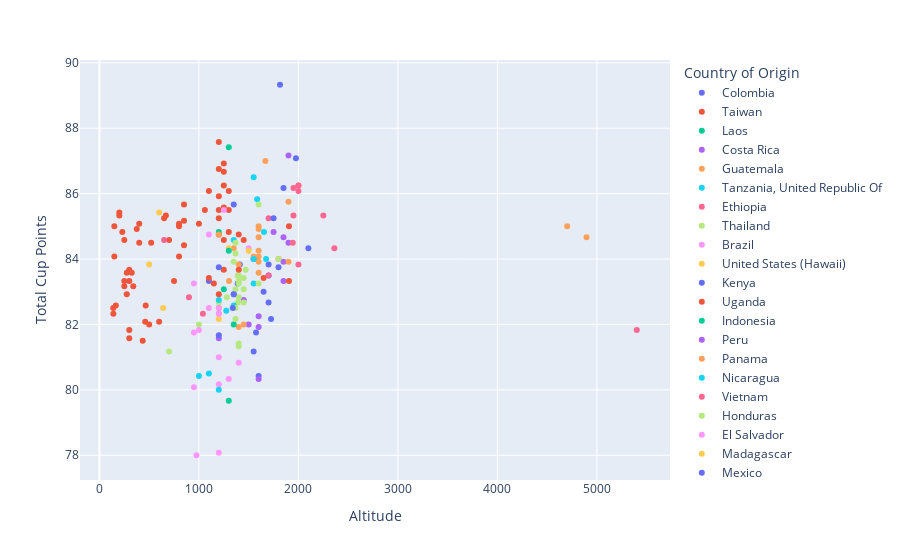

The cell this chart's notebook holds for it:
### Code cell
proc_method_altitude = px.scatter(
    df_coffee,
    x='Altitude',
    y='Total Cup Points',
    color='Country of Origin',
    # size='Total Cup Points',
    hover_data='Processing Method',
)

proc_method_altitude.show()

### Figure 1 — Plotly figure (JSON) as saved in the notebook; plotly's stock layout.template omitted (floating-point values rounded to 4 significant figures)
{"data": [{"customdata": [["Washed / Wet"], ["Pulped natural / Honey"], ["Washed / Wet"], ["Natural / Dry"], ["Washed / Wet"], ["Washed / Wet"], ["Washed / Wet"], ["Washed / Wet"], ["Pulped natural / Honey"], ["Natural / Dry"], ["Washed / Wet"], ["Washed / Wet"], ["Pulped natural / Honey"], ["Washed / Wet"], ["Washed / Wet"], ["Washed / Wet"], ["Washed / Wet"], ["Washed / Wet"], ["Washed / Wet"]], "hovertemplate": "Country of Origin=Colombia<br>Altitude=%{x}<br>Total Cup Points=%{y}<br>Processing Method=%{customdata[0]}<extra></extra>", "legendgroup": "Colombia", "marker": {"color": "#636efa", "symbol": "circle"}, "mode": "markers", "name": "Colombia", "orientation": "v", "showlegend": true, "type": "scatter", "x": [1815, 1975, 1850, 1350, 2100, 1550, 1411, 1700, 1800, null, 1700, 1100, 1390, 1650, 1350, 1700, 1574, 1550, 1600], "xaxis": "x", "y": [89.33, 87.08, 86.17, 85.67, 84.33, 84, 83.83, 83.83, 83.75, 83.67, 83.5, 83.33, 83.25, 83, 82.92, 82.67, 81.75, 81.17, 80.42], "yaxis": "y"}, {"customdata": [["Washed / Wet"], ["Washed / Wet"], ["Natural / Dry"], ["Washed / Wet"], ["Washed / Wet"], ["Pulped natural / Honey"], ["Natural / Dry"], ["Natural / Dry"], ["Natural / Dry"], ["Washed / Wet"], ["Natural / Dry"], ["Natural / Dry"], ["Natural / Dry"], ["Washed / Wet"], ["Washed / Wet"], ["Washed / Wet"], ["Washed / Wet"], ["Pulped natural / Honey"], ["Washed / Wet"], ["Natural / Dry"], ["Washed / Wet"], ["Washed / Wet"], ["Natural / Dry"], ["Natural / Dry"], ["Washed / Wet"], ["Natural / Dry"], ["Natural / Dry"], ["Washed / Wet"], ["Pulped natural / Honey"], ["Pulped natural / Honey"], ["Pulped natural / Honey"], ["Washed / Wet"], ["Natural / Dry"], ["Pulped natural / Honey"], ["Natural / Dry"], ["Washed / Wet"], ["Pulped natural / Honey"], ["Natural / Dry"], ["Washed / Wet"], ["Pulped natural / Honey"], ["Natural / Dry"], ["Pulped natural / Honey"], ["Washed / Wet"], ["Pulped natural / Honey"], ["Washed / Wet"], ["Washed / Wet"], ["Washed / Wet"], ["Natural / Dry"], ["Washed / Wet"], ["Pulped natural / Honey"], ["Natural / Dry"], ["Natural / Dry"], ["Washed / Wet"], ["Washed / Wet"], ["Natural / Dry"], ["Washed / Wet"], ["Pulped natural / Honey"], ["Washed / Wet"], ["Pulped natural / Honey"], ["Pulped natural / Honey"], ["Pulped natural / Honey"]], "hovertemplate": "Country of Origin=Taiwan<br>Altitude=%{x}<br>Total Cup Points=%{y}<br>Processing Method=%{customdata[0]}<extra></extra>", "legendgroup": "Taiwan", "marker": {"color": "#EF553B", "symbol": "circle"}, "mode": "markers", "name": "Taiwan", "orientation": "v", "showlegend": true, "type": "scatter", "x": [1200, 1250, 1200, 1250, 1250, 1100, 1300, 1200, 850, 1250, 1300, 1200, 1060, 200, 200, 668, 1200, 650, 850, 400, 1000, 800, 150, 800, 375, 230, 1300, 1400, 1200, 250, 700, 1250, 1450, 520, 400, 850, 150, 800, 1250, 300, 325, 275, 1100, 250, 300, 750, 1150, 250, 340, 275, 1200, 165, 465, 139, 140, 600, 460, 500, 300, 300, 435], "xaxis": "x", "y": [87.58, 86.92, 86.75, 86.67, 86.25, 86.08, 86.08, 85.92, 85.67, 85.58, 85.5, 85.5, 85.5, 85.42, 85.33, 85.33, 85.25, 85.25, 85.17, 85.08, 85.08, 85.08, 85, 85, 84.92, 84.83, 84.83, 84.75, 84.75, 84.58, 84.58, 84.58, 84.58, 84.5, 84.5, 84.42, 84.08, 84.08, 83.67, 83.67, 83.58, 83.58, 83.42, 83.33, 83.33, 83.33, 83.25, 83.17, 83.17, 82.92, 82.92, 82.58, 82.58, 82.5, 82.33, 82.08, 82.08, 82, 81.83, 81.58, 81.5], "yaxis": "y"}, {"customdata": [["Washed / Wet"], ["Natural / Dry"], ["Washed / Wet"]], "hovertemplate": "Country of Origin=Laos<br>Altitude=%{x}<br>Total Cup Points=%{y}<br>Processing Method=%{customdata[0]}<extra></extra>", "legendgroup": "Laos", "marker": {"color": "#00cc96", "symbol": "circle"}, "mode": "markers", "name": "Laos", "orientation": "v", "showlegend": true, "type": "scatter", "x": [1300, 1250, 1300], "xaxis": "x", "y": [87.42, 83.08, 79.67], "yaxis": "y"}, {"customdata": [["Washed / Wet"], ["Washed / Wet"], ["Washed / Wet"], ["Washed / Wet"], ["Washed / Wet"], ["Pulped natural / Honey"], ["Washed / Wet"], ["Washed / Wet"]], "hovertemplate": "Country of Origin=Costa Rica<br>Altitude=%{x}<br>Total Cup Points=%{y}<br>Processing Method=%{customdata[0]}<extra></extra>", "legendgroup": "Costa Rica", "marker": {"color": "#ab63fa", "symbol": "circle"}, "mode": "markers", "name": "Costa Rica", "orientation": "v", "showlegend": true, "type": "scatter", "x": [1900, 1850, 1900, 1850, 1850, 1450, 1500, 1200], "xaxis": "x", "y": [87.17, 84.67, 84.5, 83.92, 83.33, 82.75, 82, 81.58], "yaxis": "y"}, {"customdata": [["Washed / Wet"], ["Natural / Dry"], ["Natural / Dry"], ["Washed / Wet"], ["Washed / Wet"], ["Washed / Wet"], ["Washed / Wet"], ["Natural / Dry"], ["Washed / Wet"], ["Washed / Wet"], ["Washed / Wet"], ["Washed / Wet"], ["Washed / Wet"], ["Natural / Dry"], ["Washed / Wet"], ["Natural / Dry"], ["Washed / Wet"], ["Washed / Wet"], ["Washed / Wet"], ["Washed / Wet"], ["Washed / Wet"]], "hovertemplate": "Country of Origin=Guatemala<br>Altitude=%{x}<br>Total Cup Points=%{y}<br>Processing Method=%{customdata[0]}<extra></extra>", "legendgroup": "Guatemala", "marker": {"color": "#FFA15A", "symbol": "circle"}, "mode": "markers", "name": "Guatemala", "orientation": "v", "showlegend": true, "type": "scatter", "x": [1668, 2000, 1900, 1600, 4700, 1600, 1600, 4895, 1350, 1600, 1600, 1550, 1550, 1900, 1600, 1400, null, 1600, 1302.0, 1450, 1400], "xaxis": "x", "y": [87, 86.25, 85.75, 85, 85, 84.92, 84.67, 84.67, 84.33, 84.25, 84.08, 84.08, 84, 83.92, 83.92, 83.83, 83.83, 83.58, 83.33, 82, 81.92], "yaxis": "y"}, {"customdata": [["Washed / Wet"], ["Washed / Wet"], ["Washed / Wet"], ["Washed / Wet"], ["Washed / Wet"], ["Washed / Wet"]], "hovertemplate": "Country of Origin=Tanzania, United Republic Of<br>Altitude=%{x}<br>Total Cup Points=%{y}<br>Processing Method=%{customdata[0]}<extra></extra>", "legendgroup": "Tanzania, United Republic Of", "marker": {"color": "#19d3f3", "symbol": "circle"}, "mode": "markers", "name": "Tanzania, United Republic Of", "orientation": "v", "showlegend": true, "type": "scatter", "x": [1550, 1585, 1654, 1675, 1550, 1550], "xaxis": "x", "y": [86.5, 85.83, 84.83, 84, 84, 83.25], "yaxis": "y"}, {"customdata": [["Natural / Dry"], ["Natural / Dry"], ["Washed / Wet"], ["Washed / Wet"], ["Natural / Dry"], ["Washed / Wet"], ["Washed / Wet"], ["Natural / Dry"], ["Washed / Wet"], ["Washed / Wet"], ["Washed / Wet"]], "hovertemplate": "Country of Origin=Ethiopia<br>Altitude=%{x}<br>Total Cup Points=%{y}<br>Processing Method=%{customdata[0]}<extra></extra>", "legendgroup": "Ethiopia", "marker": {"color": "#FF6692", "symbol": "circle"}, "mode": "markers", "name": "Ethiopia", "orientation": "v", "showlegend": true, "type": "scatter", "x": [2000, 1950, 2000, 1950, 2250, 1700, 1943, 2361, 1800, 2000, 1700], "xaxis": "x", "y": [86.25, 86.17, 86.08, 85.33, 85.33, 85.25, 84.5, 84.33, 84, 83.83, 83.5], "yaxis": "y"}, {"customdata": [["Pulped natural / Honey"], ["Natural / Dry"], ["Washed / Wet"], ["Washed / Wet"], ["Washed / Wet"], ["Washed / Wet"], ["Washed / Wet"], ["Natural / Dry"], ["Washed / Wet"], ["Washed / Wet"], ["Natural / Dry"], ["Washed / Wet"]], "hovertemplate": "Country of Origin=Thailand<br>Altitude=%{x}<br>Total Cup Points=%{y}<br>Processing Method=%{customdata[0]}<extra></extra>", "legendgroup": "Thailand", "marker": {"color": "#B6E880", "symbol": "circle"}, "mode": "markers", "name": "Thailand", "orientation": "v", "showlegend": true, "type": "scatter", "x": [1600, 1350, 1390, 1450, 1400, 1400, 1390, 1200, 1000, 1400, 1400, 700], "xaxis": "x", "y": [85.67, 83.92, 83.5, 83.42, 83.33, 82.83, 82.67, 82.67, 82, 81.42, 81.33, 81.17], "yaxis": "y"}, {"customdata": [["Pulped natural / Honey"], ["Natural / Dry"], ["Natural / Dry"], ["Natural / Dry"], ["Pulped natural / Honey"], ["Natural / Dry"], ["Natural / Dry"], ["Natural / Dry"], ["Natural / Dry"], ["Washed / Wet"]], "hovertemplate": "Country of Origin=Brazil<br>Altitude=%{x}<br>Total Cup Points=%{y}<br>Processing Method=%{customdata[0]}<extra></extra>", "legendgroup": "Brazil", "marker": {"color": "#FF97FF", "symbol": "circle"}, "mode": "markers", "name": "Brazil", "orientation": "v", "showlegend": true, "type": "scatter", "x": [1250, 1100, 950, 1100, 1000, 950, 1200, 1200, 950, 975], "xaxis": "x", "y": [85.5, 84.75, 83.25, 82.5, 81.83, 81.75, 81, 80.17, 80.08, 78], "yaxis": "y"}, {"customdata": [["Washed / Wet"], ["Washed / Wet"], ["Washed / Wet"], ["Washed / Wet"], ["Washed / Wet"]], "hovertemplate": "Country of Origin=United States (Hawaii)<br>Altitude=%{x}<br>Total Cup Points=%{y}<br>Processing Method=%{customdata[0]}<extra></extra>", "legendgroup": "United States (Hawaii)", "marker": {"color": "#FECB52", "symbol": "circle"}, "mode": "markers", "name": "United States (Hawaii)", "orientation": "v", "showlegend": true, "type": "scatter", "x": [600, 1300, 500, 640, 1200], "xaxis": "x", "y": [85.42, 84.33, 83.83, 82.5, 82.17], "yaxis": "y"}, {"customdata": [["Washed / Wet"], ["Washed / Wet"]], "hovertemplate": "Country of Origin=Kenya<br>Altitude=%{x}<br>Total Cup Points=%{y}<br>Processing Method=%{customdata[0]}<extra></extra>", "legendgroup": "Kenya", "marker": {"color": "#636efa", "symbol": "circle"}, "mode": "markers", "name": "Kenya", "orientation": "v", "showlegend": true, "type": "scatter", "x": [1750, 1725], "xaxis": "x", "y": [85.25, 82.17], "yaxis": "y"}, {"customdata": [["Washed / Wet"], ["Washed / Wet"], ["Washed / Wet"]], "hovertemplate": "Country of Origin=Uganda<br>Altitude=%{x}<br>Total Cup Points=%{y}<br>Processing Method=%{customdata[0]}<extra></extra>", "legendgroup": "Uganda", "marker": {"color": "#EF553B", "symbol": "circle"}, "mode": "markers", "name": "Uganda", "orientation": "v", "showlegend": true, "type": "scatter", "x": [1905, 1650, 1905], "xaxis": "x", "y": [85, 83.42, 83.33], "yaxis": "y"}, {"customdata": [["Natural / Dry"], ["Washed / Wet"], ["Pulped natural / Honey"]], "hovertemplate": "Country of Origin=Indonesia<br>Altitude=%{x}<br>Total Cup Points=%{y}<br>Processing Method=%{customdata[0]}<extra></extra>", "legendgroup": "Indonesia", "marker": {"color": "#00cc96", "symbol": "circle"}, "mode": "markers", "name": "Indonesia", "orientation": "v", "showlegend": true, "type": "scatter", "x": [1200, 1300, 1350], "xaxis": "x", "y": [84.83, 84.25, 82], "yaxis": "y"}, {"customdata": [["Washed / Wet"], ["Washed / Wet"], ["Washed / Wet"], ["Washed / Wet"]], "hovertemplate": "Country of Origin=Peru<br>Altitude=%{x}<br>Total Cup Points=%{y}<br>Processing Method=%{customdata[0]}<extra></extra>", "legendgroup": "Peru", "marker": {"color": "#ab63fa", "symbol": "circle"}, "mode": "markers", "name": "Peru", "orientation": "v", "showlegend": true, "type": "scatter", "x": [1750, 1600, 1600, 1600], "xaxis": "x", "y": [84.83, 82.25, 81.92, 80.33], "yaxis": "y"}, {"customdata": [["Washed / Wet"], ["Washed / Wet"]], "hovertemplate": "Country of Origin=Panama<br>Altitude=%{x}<br>Total Cup Points=%{y}<br>Processing Method=%{customdata[0]}<extra></extra>", "legendgroup": "Panama", "marker": {"color": "#FFA15A", "symbol": "circle"}, "mode": "markers", "name": "Panama", "orientation": "v", "showlegend": true, "type": "scatter", "x": [1200, 1200], "xaxis": "x", "y": [84.75, 82.5], "yaxis": "y"}, {"customdata": [["Natural / Dry"], ["Natural / Dry"], ["Washed / Wet"], ["Washed / Wet"], ["Washed / Wet"], ["Washed / Wet"], ["Natural / Dry"]], "hovertemplate": "Country of Origin=Nicaragua<br>Altitude=%{x}<br>Total Cup Points=%{y}<br>Processing Method=%{customdata[0]}<extra></extra>", "legendgroup": "Nicaragua", "marker": {"color": "#19d3f3", "symbol": "circle"}, "mode": "markers", "name": "Nicaragua", "orientation": "v", "showlegend": true, "type": "scatter", "x": [1350, 1200, 1350, 1275, 1100, 1000, 1200], "xaxis": "x", "y": [84.58, 82.75, 82.58, 82.42, 80.5, 80.42, 80], "yaxis": "y"}, {"customdata": [["Natural / Dry"], ["Pulped natural / Honey"], ["Washed / Wet"], ["Pulped natural / Honey"]], "hovertemplate": "Country of Origin=Vietnam<br>Altitude=%{x}<br>Total Cup Points=%{y}<br>Processing Method=%{customdata[0]}<extra></extra>", "legendgroup": "Vietnam", "marker": {"color": "#FF6692", "symbol": "circle"}, "mode": "markers", "name": "Vietnam", "orientation": "v", "showlegend": true, "type": "scatter", "x": [650, 900, 1040, 5400], "xaxis": "x", "y": [84.58, 82.83, 82.33, 81.83], "yaxis": "y"}, {"customdata": [["Washed / Wet"], ["Washed / Wet"], ["Pulped natural / Honey"], ["Natural / Dry"], ["Washed / Wet"], ["Washed / Wet"], ["Washed / Wet"], ["Washed / Wet"], ["Washed / Wet"], ["Washed / Wet"], ["Washed / Wet"], ["Washed / Wet"], ["Washed / Wet"]], "hovertemplate": "Country of Origin=Honduras<br>Altitude=%{x}<br>Total Cup Points=%{y}<br>Processing Method=%{customdata[0]}<extra></extra>", "legendgroup": "Honduras", "marker": {"color": "#B6E880", "symbol": "circle"}, "mode": "markers", "name": "Honduras", "orientation": "v", "showlegend": true, "type": "scatter", "x": [1368, 1368, 1800, 1470, 1400, 1600, 1400, 1368, 1450, 1280, 1450, 1368, 1368], "xaxis": "x", "y": [84.5, 84.17, 84, 83.67, 83.5, 83.25, 83.25, 83.08, 83.08, 82.83, 82.67, 82.5, 82.17], "yaxis": "y"}, {"customdata": [["Pulped natural / Honey"], ["Washed / Wet"], ["Washed / Wet"], ["Washed / Wet"], ["Natural / Dry"], ["Natural / Dry"], ["Natural / Dry"]], "hovertemplate": "Country of Origin=El Salvador<br>Altitude=%{x}<br>Total Cup Points=%{y}<br>Processing Method=%{customdata[0]}<extra></extra>", "legendgroup": "El Salvador", "marker": {"color": "#FF97FF", "symbol": "circle"}, "mode": "markers", "name": "El Salvador", "orientation": "v", "showlegend": true, "type": "scatter", "x": [1500, 1200, 1200, 1200, 1400, 1300, 1200], "xaxis": "x", "y": [84.33, 82.5, 82.33, 82.33, 80.83, 80.33, 78.08], "yaxis": "y"}, {"customdata": [["Washed / Wet"]], "hovertemplate": "Country of Origin=Madagascar<br>Altitude=%{x}<br>Total Cup Points=%{y}<br>Processing Method=%{customdata[0]}<extra></extra>", "legendgroup": "Madagascar", "marker": {"color": "#FECB52", "symbol": "circle"}, "mode": "markers", "name": "Madagascar", "orientation": "v", "showlegend": true, "type": "scatter", "x": [1500], "xaxis": "x", "y": [84.25], "yaxis": "y"}, {"customdata": [["Washed / Wet"], ["Washed / Wet"], ["Washed / Wet"], ["Washed / Wet"]], "hovertemplate": "Country of Origin=Mexico<br>Altitude=%{x}<br>Total Cup Points=%{y}<br>Processing Method=%{customdata[0]}<extra></extra>", "legendgroup": "Mexico", "marker": {"color": "#636efa", "symbol": "circle"}, "mode": "markers", "name": "Mexico", "orientation": "v", "showlegend": true, "type": "scatter", "x": [1200, 1350, 1340, 1200], "xaxis": "x", "y": [83.75, 82.92, 82.5, 81.67], "yaxis": "y"}, {"customdata": [["Natural / Dry"]], "hovertemplate": "Country of Origin=Myanmar<br>Altitude=%{x}<br>Total Cup Points=%{y}<br>Processing Method=%{customdata[0]}<extra></extra>", "legendgroup": "Myanmar", "marker": {"color": "#EF553B", "symbol": "circle"}, "mode": "markers", "name": "Myanmar", "orientation": "v", "showlegend": true, "type": "scatter", "x": [1400], "xaxis": "x", "y": [83.67], "yaxis": "y"}], "layout": {"legend": {"title": {"text": "Country of Origin"}, "tracegroupgap": 0}, "margin": {"t": 60}, "xaxis": {"anchor": "y", "domain": [0, 1], "title": {"text": "Altitude"}}, "yaxis": {"anchor": "x", "domain": [0, 1], "title": {"text": "Total Cup Points"}}}}
